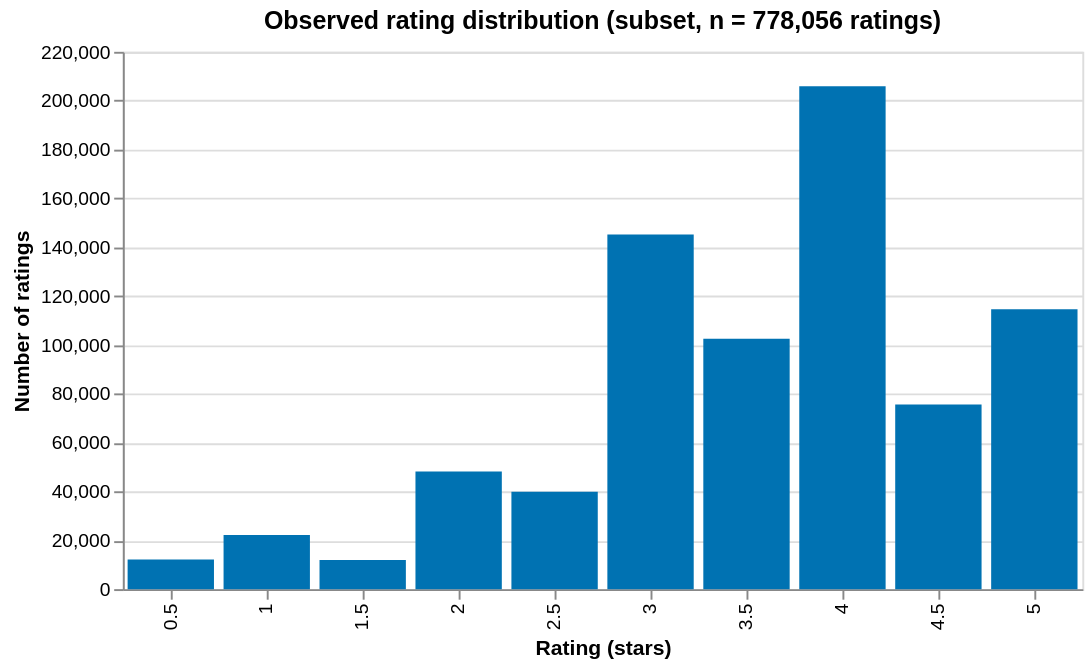

The notebook cell this image was saved under:
### Markdown cell above
## 2. Rating distribution

How are recorded ratings spread across the 0.5–5 scale? These are ratings of movies users chose to watch and rate, so the distribution is self-selected.

### Code cell
dist = (
    ratings["rating"]
    .value_counts()
    .sort_index()
    .rename_axis("rating")
    .reset_index(name="n_ratings")
)
dist["share"] = dist["n_ratings"] / dist["n_ratings"].sum()
display(dist.assign(share=dist["share"].round(4)))
print(
    f"{len(ratings):,} ratings; mean {ratings.rating.mean():.3f}, median {ratings.rating.median():.1f}"
)
save_table(dist, "b_rating_distribution")
save_chart(
    alt.Chart(dist)
    .mark_bar(color=BLUE)
    .encode(
        x=alt.X("rating:O", title="Rating (stars)"),
        y=alt.Y("n_ratings:Q", title="Number of ratings"),
        tooltip=["rating", "n_ratings", alt.Tooltip("share:Q", format=".1%")],
    )
    .properties(
        title=f"Observed rating distribution (subset, n = {len(ratings):,} ratings)",
        width=500,
        height=280,
    ),
    "b_rating_distribution",
)

### Figure 1 — Vega-Lite specification as saved in the notebook (floating-point values rounded to 4 significant figures)
{"config": {"view": {"continuousWidth": 300, "continuousHeight": 300}}, "data": {"name": "data-cde4bf7ff60924a0238956a4ca0e8875"}, "mark": {"type": "bar", "color": "#0072B2"}, "encoding": {"tooltip": [{"field": "rating", "type": "quantitative"}, {"field": "n_ratings", "type": "quantitative"}, {"field": "share", "format": ".1%", "type": "quantitative"}], "x": {"field": "rating", "title": "Rating (stars)", "type": "ordinal"}, "y": {"field": "n_ratings", "title": "Number of ratings", "type": "quantitative"}}, "height": 280, "title": "Observed rating distribution (subset, n = 778,056 ratings)", "width": 500, "$schema": "https://vega.github.io/schema/vega-lite/v5.17.0.json", "datasets": {"data-cde4bf7ff60924a0238956a4ca0e8875": [{"rating": 0.5, "n_ratings": 12171, "share": 0.01564}, {"rating": 1.0, "n_ratings": 22161, "share": 0.02848}, {"rating": 1.5, "n_ratings": 11897, "share": 0.01529}, {"rating": 2.0, "n_ratings": 48164, "share": 0.0619}, {"rating": 2.5, "n_ratings": 39878, "share": 0.05125}, {"rating": 3.0, "n_ratings": 145167, "share": 0.1866}, {"rating": 3.5, "n_ratings": 102505, "share": 0.1317}, {"rating": 4.0, "n_ratings": 205873, "share": 0.2646}, {"rating": 4.5, "n_ratings": 75643, "share": 0.09722}, {"rating": 5.0, "n_ratings": 114597, "share": 0.1473}]}}
